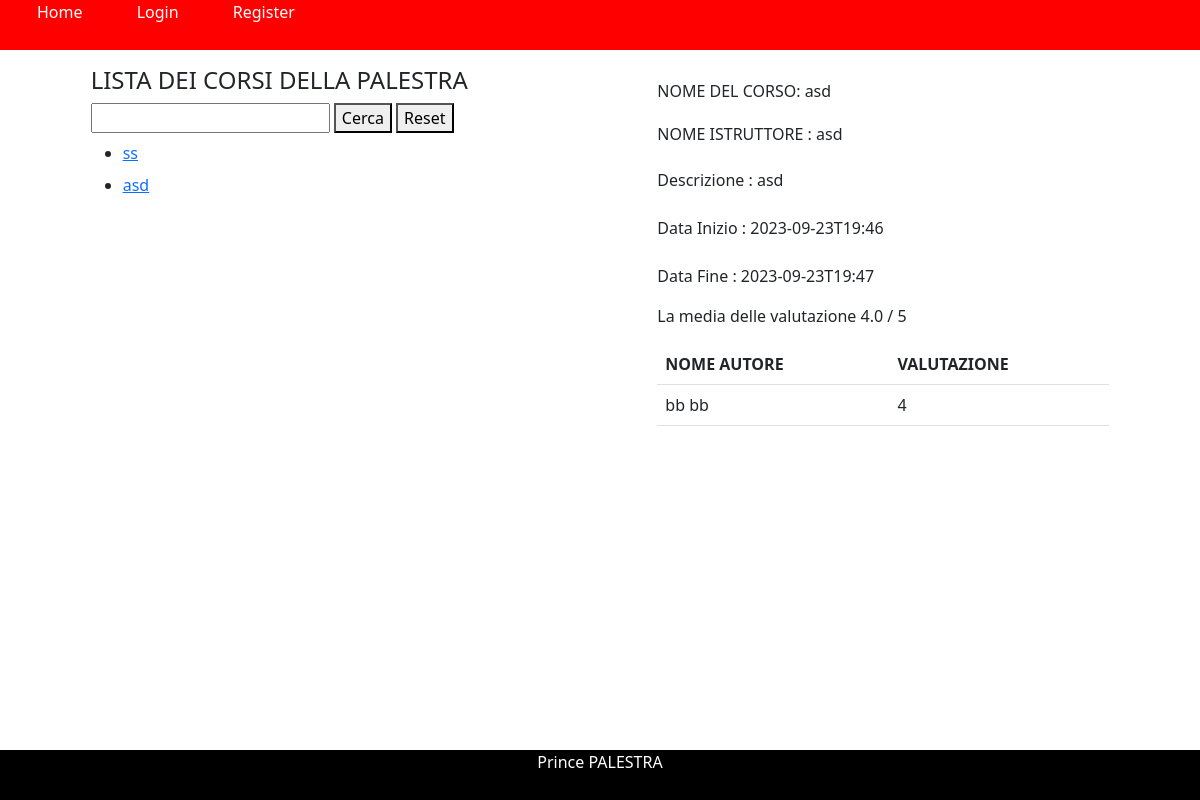
The page /corsi/2 on the database as committed earlier.
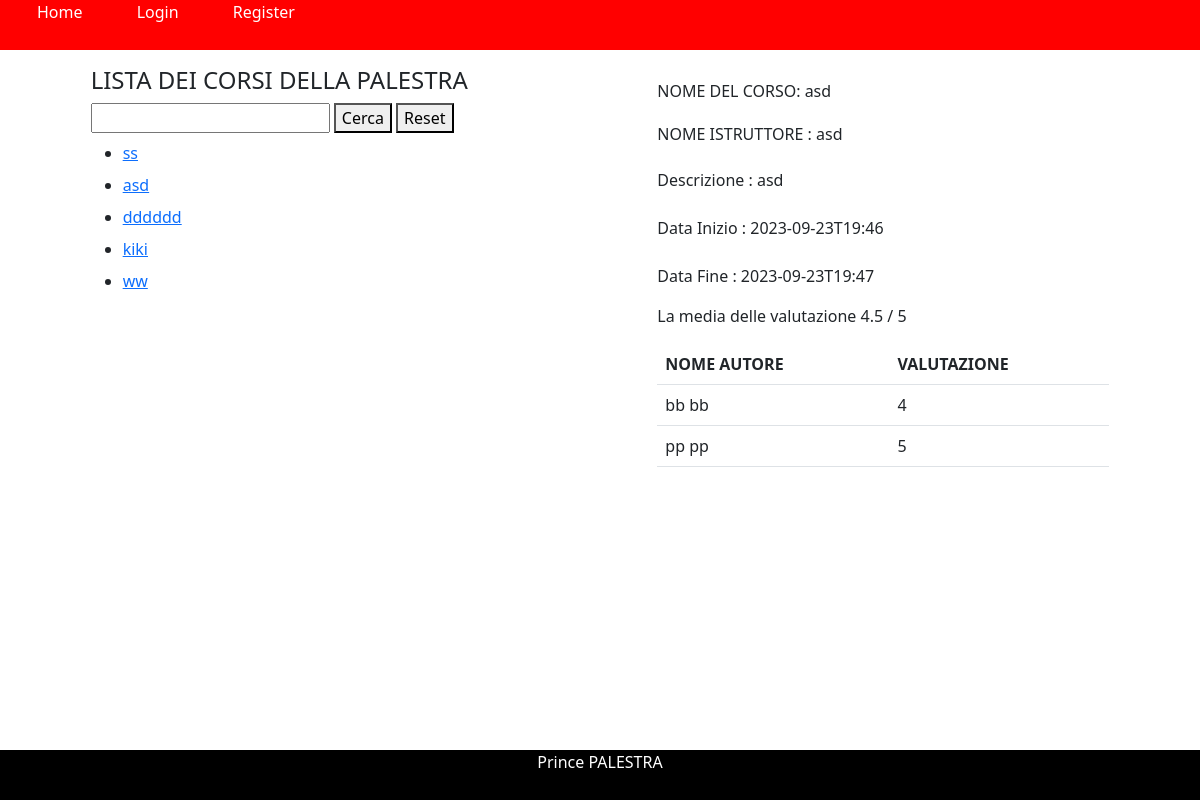
The same page on the database as committed later.
### tables this page shows
CREATE TABLE corso ( 
            id INTEGER NOT NULL PRIMARY KEY,
    	    titolo TEXT NOT NULL,
    	    descrizione TEXT NOT NULL,
    	    istruttore TEXT NOT NULL UNIQUE,
    	    startTime DATE NOT NULL ,
    	    endTime DATE NOT NULL
        );

CREATE TABLE corso_iscritto ( 
            id_user INTEGER NOT NULL,
            id_corso INTEGER NOT NULL,
            voto INTEGER,
            CONSTRAINT key_c_i PRIMARY KEY (id_user, id_corso)  
        );

CREATE TABLE user 
    ( 
        id INTEGER PRIMARY KEY,
	    nome TEXT NOT NULL,
	    cognome TEXT NOT NULL,
	    email TEXT NOT NULL UNIQUE,
	    ruolo TEXT NOT NULL ,
	    password TEXT NOT NULL ,
	    dataDeactivazione DATE
    );

### main.py (the view)
@app.route("/corsi/<int:id>")
def corsoById(id,message=""):
    role = None
    idUser = None
    if current_user.is_authenticated:
        idUser = current_user.id
        role = current_user.ruolo
    listacorsi = corsodao.getCorsi(role)
    res = corsodao.getCorsoById(id, idUser, role)
    if not current_user.is_authenticated:
        return render_template('corsi.html', session=getSession(), listacorsi=listacorsi, corso=res['corso'])
    return render_template('corsi.html', session=getSession(), listacorsi=listacorsi, corso=res['corso'])

### corsodao.py (called while the page is built)
def mapper(d):
    data = {}
    data['id'] = d[0]
    data['titolo'] = d[1]
    data['descrizione'] = d[2]
    data['istruttore'] = d[3]
    data['startTime'] = d[4]
    data['endTime'] = d[5]
    return data

def getCorsi(role):
    res = {}
    try:
        sql = ("""
                SELECT id,titolo,descrizione,istruttore,startTime,endTime
                FROM corso
            """)
        conn = sqlite3.connect('palestra.db')
        cursor = conn.cursor()
        cursor.execute(sql)
        mapped = []
        for data in cursor.fetchall():
            mapped.append(mapper(data))
        res['result'] = True
        res['data'] = mapped
    except Exception as e:
        return []
        print('ERROR', str(e))
    cursor.close()
    conn.close()
    return mapped

### main.py (called while the page is built)
def getSession () :
    if current_user.is_authenticated:
        return userdao.getAccountByEmail(current_user.id)
    return None

### templates/corsi.html (shortened to what this page needs)
{% extends "base.html" %}
{%block mainbody %}
<div  class="container-fluid mt-3">
    <div class="row justify-content-evenly">
        <div class="col-xl-5 col-md-6 col-12">
            <div class="container-fluid">
                <h4> LISTA DEI CORSI DELLA PALESTRA</h4>
                <section>
                    <input type="text" id="search"></input>
                    <button type="button" onclick="search(event, {{listacorsi}})">Cerca</button>
                    <button type="button" onclick="resetSearch(event, {{listacorsi}})">Reset</button>
                </section>
                <section id="corsi">
                    <ul id="corsiul">
                        {% for corso in listacorsi %}
                        <li class="my-2">
                            <a href="{{url_for('corsoById', id=corso.id)}}">{{corso.titolo | e}}</a>
                        </li>
                        {% endfor %}
                    </ul>
                </section>
            </div>
        </div>
        <div class="col-xl-5 col-md-6 col-12">
            <div class="container-fluid">
                {% if corso %}
                    <h6 class="mt-3">NOME DEL CORSO: {{corso.titolo | e}}</h6>
                    <h6 class="mt-4">NOME ISTRUTTORE : {{corso.istruttore | e}}</h6>
                    <p class="mt-4">Descrizione : {{corso.descrizione | e}}</p>
                    <p class="mt-4">Data Inizio : {{corso.startTime | e}}</p>
                    <p class="mt-4">Data Fine : {{corso.endTime | e}}</p>
                    {% if corso.media %}
                        <p>La media delle valutazione {{ corso.media | e}} / 5 </p>
                    {% endif %}
                    {% if corso.commenti %}
                        <table class="table">
                            <thead>
                            <tr>
                                <th>NOME AUTORE</th>
                                <th>VALUTAZIONE</th>
                            </tr>
                            </thead>
                            <tbody>
                            {% if corso.commenti |  length > 0 %}
                                {% for commento in corso.commenti %}
                                <tr>
                                    <td>{{commento.nome | e}} {{commento.cognome | e}} </td>
                                    <td>{{commento.voto | e}}</td>
                                </tr>
                                {% endfor %}
                            {% else %}
                            <tr>Non ci sono commenti</tr>
                            {% endif %}
                            </tbody>
                        </table>
                    {% endif %}
                {% endif %}
            </div>
        </div>
    </div>
</div>
{% endblock %}

Rows that differ between the two databases and show on the page:
added corso: titolo "dddddd"
added corso: titolo "kiki"
added corso: titolo "ww"
added corso_iscritto: nome "pp", cognome "pp", voto "5"
Other text that changed with them:
{{ corso.media | e }}: "4.0" → "4.5"
